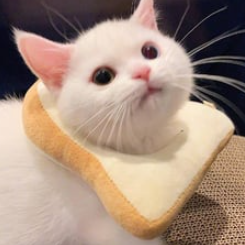
#> input picture data/ppp.png, 245 x 245 px
$ python apply_filters.py
#> lines starting #> are read from the running program, lines starting #| are printed output that depends on the picture; after the words box and inside, x2 and y2 are one past the last pixel; in counts of white or black regions, pixels touching at a corner belong together
### cv1/tools.py
import numpy as np
from cv1.shapes import Shape
from typing import Sequence


# [5 lines of commented-out code are left out]


def pad(src, pad_width, mode="constant", constant_values=0):
    """
    Rembourre une image.

    Args:
        src (numpy.ndarray): L'image source.
        pad_width (Sequence[Sequence[int]]): La largeur de remplissage.
        mode (str): Le mode de remplissage. Peut être 'constant' ou 'edge'.
        constant_values (int): La valeur constante à utiliser si mode='constant'.

    Returns:
        numpy.ndarray: L'image rembourrée.
    """
    if not isinstance(pad_width, Sequence):
        raise ValueError("pad_width should be an Sequence")

    if len(pad_width) != 2:
        raise ValueError("pad_width should be an Sequence of length 2")

    if mode not in ["constant", "edge"]:
        raise ValueError("mode should be 'constant' or 'edge'")

    if not isinstance(src, np.ndarray):
        raise ValueError("src should be a numpy array")

    if len(src.shape) != 2:
        raise ValueError("src should be a 2D array")

    padded_src = np.zeros(
        (
            src.shape[0] + pad_width[0][0] + pad_width[0][1],
            src.shape[1] + pad_width[1][0] + pad_width[1][1],
        )
    )

    if mode == "constant":
        padded_src[
            pad_width[0][0] : -pad_width[0][1], pad_width[1][0] : -pad_width[1][1]
        ] = src
        padded_src[: pad_width[0][0], :] = constant_values
        padded_src[-pad_width[0][1] :, :] = constant_values
        padded_src[:, : pad_width[1][0]] = constant_values
        padded_src[:, -pad_width[1][1] :] = constant_values

    elif mode == "edge":
        padded_src[
            pad_width[0][0] : -pad_width[0][1], pad_width[1][0] : -pad_width[1][1]
        ] = src
        padded_src[: pad_width[0][0], pad_width[1][0] : -pad_width[1][1]] = src[0]
        padded_src[-pad_width[0][1] :, pad_width[1][0] : -pad_width[1][1]] = src[-1]
        padded_src[pad_width[0][0] : -pad_width[0][1], : pad_width[1][0]] = src[
            :, 0
        ].reshape(-1, 1)
        padded_src[pad_width[0][0] : -pad_width[0][1], -pad_width[1][1] :] = src[
            :, -1
        ].reshape(-1, 1)
        padded_src[: pad_width[0][0], : pad_width[1][0]] = src[0, 0]
        padded_src[: pad_width[0][0], -pad_width[1][1] :] = src[0, -1]
        padded_src[-pad_width[0][1] :, : pad_width[1][0]] = src[-1, 0]
        padded_src[-pad_width[0][1] :, -pad_width[1][1] :] = src[-1, -1]

    return padded_src


def clip_array(array, min_value, max_value):
    """
    Coupe les valeurs entre min_value et max_value.

    Args:
        array (np.array): Le tableau.
        min_value (float): La valeur minimale.
        max_value (float): La valeur maximale.

    Returns:
        float: La valeur coupée.
    """
    for i in range(array.shape[0]):
        for j in range(array.shape[1]):
            if array[i, j] < min_value:
                array[i, j] = min_value
            elif array[i, j] > max_value:
                array[i, j] = max_value

    return array


def filter_2d(
    src, kernel, mode="edge", constant_values=0, clip=True, *, dtype=np.uint8
):
    """
    Applique un filtre 2D à l'image source.

    Args:
        src (numpy.ndarray): L'image source.
        kernel (numpy.ndarray): Le noyau du filtre.
        mode (str): Le mode de remplissage. Peut être 'constant' ou 'edge'.
        constant_values (int): La valeur constante à utiliser si mode='constant'.
        clip (bool): Si la sortie doit être coupée à [0, 255].
        dtype (type): Le type de données de l'image de sortie.

    Returns:
        numpy.ndarray: L'image filtrée.
    """
    if not isinstance(kernel, np.ndarray):
        raise ValueError("kernel should be a numpy array")

    if not isinstance(src, np.ndarray):
        raise ValueError("src should be a numpy array")

    if len(kernel.shape) != 2:
        raise ValueError("kernel should be a 2D array")

    if len(src.shape) != 2:
        raise ValueError("src should be a 2D array")

    rows, cols = src.shape
    k_rows, k_cols = kernel.shape

    # Calculate the padding needed to ensure the output size is the same as the input size
    pad_rows = k_rows // 2
    pad_cols = k_cols // 2

    # Pad the image
    padded_image = pad(
        src, ((pad_rows, pad_rows), (pad_cols, pad_cols)), mode, constant_values
    )

    # Initialize the output image
    output_image = np.zeros_like(src, dtype=np.float32)

    # Convolution operation
    for i in range(rows):
        for j in range(cols):
            output_image[i, j] = np.sum(
                padded_image[i : i + k_rows, j : j + k_cols] * kernel
            )

    if clip:
        output_image = clip_array(output_image, 0, 255)

    return output_image.astype(dtype)


# [165 lines left out: functions bgr2hsv, create_shape, bitwise_and, in_range, not called in this run]


def threshold(src: np.array, threshold_value: int, max_value: int):
    """
    Applique un seuillage à l'image source.

    Args:
        src (numpy.ndarray): L'image source.
        threshold_value (int): La valeur de seuil.
        max_value (int): La valeur maximale.

    Returns:
        numpy.ndarray: L'image seuillée.
    """
    if not isinstance(src, np.ndarray):
        raise ValueError("src should be a numpy array")

    if len(src.shape) != 2:
        raise ValueError("src should be a 2D array")

    dst = np.zeros_like(src, dtype=np.uint8)

    for i in range(src.shape[0]):
        for j in range(src.shape[1]):
            dst[i, j] = max_value if src[i, j] > threshold_value else 0

    return dst


# [51 lines left out: functions bitwise_not, add_weighted, not called in this run]

### cv1/filters.py
from typing import Sequence, Literal
from cv1 import tools
import numpy as np
from cv1.shapes import Shape


def mean(src, kernel_size: Sequence[int]):
    """
    Applique un filtre moyenne à l'image source.

    Args:
        src (numpy.ndarray): L'image source.
        kernel_size (Sequence[int]): La taille du noyau.

    Returns:
        numpy.ndarray: L'image filtrée.
    """
    if not isinstance(kernel_size, Sequence):
        raise ValueError("kernel_size devrait être une séquence")
    if len(kernel_size) != 2:
        raise ValueError("kernel_size devrait être une séquence de longueur 2")

    kernel = np.ones(kernel_size) / (kernel_size[0] * kernel_size[1])
    return tools.filter_2d(src, kernel)


def median(src, kernel_size: Sequence[int]):
    """
    Applique un filtre médian à l'image source.

    Args:
        src (numpy.ndarray): L'image source.
        kernel_size (Sequence[int]): La taille du noyau.

    Returns:
        numpy.ndarray: L'image filtrée.
    """
    if not isinstance(kernel_size, Sequence):
        raise ValueError("kernel_size devrait être une séquence")
    if len(kernel_size) != 2:
        raise ValueError("kernel_size devrait être une séquence de longueur 2")

    dst = np.zeros_like(src)
    pad_width = (
        (kernel_size[0] // 2, kernel_size[0] // 2),
        (kernel_size[1] // 2, kernel_size[1] // 2),
    )
    padded_src = tools.pad(src, pad_width, "edge")

    for i in range(src.shape[0]):
        for j in range(src.shape[1]):
            dst[i, j] = np.median(
                padded_src[i : i + kernel_size[0], j : j + kernel_size[1]]
            )

    return dst


def gaussian(src, kernel_size: Sequence[int], sigma: float):
    """
    Applique un filtre gaussien à l'image source.

    Args:
        src (numpy.ndarray): L'image source.
        kernel_size (Sequence[int]): La taille du noyau.
        sigma (float): L'écart-type de la distribution gaussienne.

    Returns:
        numpy.ndarray: L'image filtrée.
    """
    if not isinstance(kernel_size, Sequence):
        raise ValueError("kernel_size devrait être une séquence")
    if len(kernel_size) != 2:
        raise ValueError("kernel_size devrait être une séquence de longueur 2")
    if sigma <= 0:
        sigma = src.std()

    kernel = np.zeros(kernel_size)
    for i in range(kernel_size[0]):
        for j in range(kernel_size[1]):
            kernel[i, j] = np.exp(
                -((i - kernel_size[0] // 2) ** 2 + (j - kernel_size[1] // 2) ** 2)
                / (2 * sigma**2)
            )
    kernel /= np.sum(kernel)

    return tools.filter_2d(src, kernel)


def laplacian(src):
    """
    Applique un filtre laplacien à l'image source.

    Args:
        src (numpy.ndarray): L'image source.

    Returns:
        numpy.ndarray: L'image filtrée.
    """
    kernel = np.array([[0, -1, 0], [-1, 4, -1], [0, -1, 0]])
    return tools.filter_2d(src, kernel, clip=False)


def edge_detection(src):
    """
    Applique un filtre de détection de contours à l'image source.

    Args:
        src (numpy.ndarray): L'image source.

    Returns:
        numpy.ndarray: L'image filtrée.
    """
    kernel = np.array([[1, 0, -1], [0, 0, 0], [-1, 0, 1]])
    return tools.filter_2d(src, kernel)


def sharpen(src):
    """
    Applique un filtre de netteté à l'image source.

    Args:
        src (numpy.ndarray): L'image source.

    Returns:
        numpy.ndarray: L'image filtrée.
    """
    kernel = np.array([[-1, -1, -1], [-1, 9, -1], [-1, -1, -1]])
    sharpen_img = tools.filter_2d(src, kernel, mode="constant", constant_values=0)
    return sharpen_img


def emboss(src):
    """
    Applique un filtre en relief à l'image source.

    Args:
        src (numpy.ndarray): L'image source.

    Returns:
        numpy.ndarray: L'image filtrée.
    """
    emboss_kernel = np.array([[-2, -1, 0], [-1, 1, 1], [0, 1, 2]])

    emboss_img = tools.filter_2d(src, emboss_kernel, mode="edge")
    return emboss_img


def sobel(image, direction: Literal["x", "y", "xy"] = "xy"):
    """
    Applique un filtre de Sobel à l'image source.

    Args:
        image (numpy.ndarray): L'image source.
        direction (Literal["x", "y", "xy"]): La direction du filtre de Sobel.

    Returns:
        numpy.ndarray: L'image filtrée.
    """
    kernel_x = np.array([[-1, 0, 1], [-2, 0, 2], [-1, 0, 1]])
    kernel_y = np.array([[-1, -2, -1], [0, 0, 0], [1, 2, 1]])

    if direction == "x":
        sobel_kernel = kernel_x
    elif direction == "y":
        sobel_kernel = kernel_y
    elif direction == "xy":
        sobel_kernel = kernel_x + kernel_y
    else:
        raise ValueError("direction devrait être x, y ou xy")

    sobel_img = tools.filter_2d(image, sobel_kernel, mode="edge")

    return sobel_img


def erode(
    src, kernel_size: int, *, iterations: int = 1, kernel_shape: Shape = Shape.RECT
):
    """
    Applique une érosion à l'image source.

    Args:
        src (numpy.ndarray): L'image source.
        kernel_size (int): La taille du noyau.
        iterations (int): Le nombre d'itérations.
        kernel_shape (Shape): La forme du noyau.

    Returns:
        numpy.ndarray: L'image filtrée.
    """
    dst = np.zeros_like(src)
    pad_width = ((kernel_size - 1) // 2, kernel_size // 2), (
        (kernel_size - 1) // 2,
        kernel_size // 2,
    )
    temp_img = src.copy()

    for _ in range(iterations):
        padded_dst = tools.pad(temp_img, pad_width, mode="edge")
        for i in range(temp_img.shape[0]):
            for j in range(temp_img.shape[1]):
                match kernel_shape:
                    case Shape.RECT:
                        dst[i, j] = np.min(
                            padded_dst[i : i + kernel_size, j : j + kernel_size]
                        )
                    case Shape.CROSS:
                        dst[i, j] = np.min(
                            [
                                padded_dst[i : i + kernel_size, j + kernel_size // 2],
                                padded_dst[i + kernel_size // 2, j : j + kernel_size],
                            ]
                        )
                    case _:
                        raise ValueError("kernel_shape devrait être RECT ou CROSS")

        temp_img = dst

    return dst


def dilate(
    src, kernel_size: int, *, iterations: int = 1, kernel_shape: Shape = Shape.RECT
):
    """
    Applique une dilatation à l'image source.

    Args:
        src (numpy.ndarray): L'image source.
        kernel_size (int): La taille du noyau.
        iterations (int): Le nombre d'itérations.
        kernel_shape (Shape): La forme du noyau.

    Returns:
        numpy.ndarray: L'image filtrée.
    """
    dst = np.zeros_like(src)
    pad_width = ((kernel_size - 1) // 2, kernel_size // 2), (
        (kernel_size - 1) // 2,
        kernel_size // 2,
    )
    temp_img = src

    for _ in range(iterations):
        padded_dst = tools.pad(temp_img, pad_width, mode="edge")
        for i in range(temp_img.shape[0]):
            for j in range(temp_img.shape[1]):
                match kernel_shape:
                    case Shape.RECT:
                        dst[i, j] = np.max(
                            padded_dst[i : i + kernel_size, j : j + kernel_size]
                        )
                    case Shape.CROSS:
                        dst[i, j] = np.max(
                            [
                                padded_dst[i : i + kernel_size, j + kernel_size // 2],
                                padded_dst[i + kernel_size // 2, j : j + kernel_size],
                            ]
                        )
                    case _:
                        raise ValueError("kernel_shape devrait être RECT ou CROSS")

        temp_img = dst

    return dst


def opening(
    src, kernel_size: int, *, iterations: int = 1, kernel_shape: Shape = Shape.RECT
):
    """
    Applique une opération d'ouverture à l'image source.

    Args:
        src (numpy.ndarray): L'image source.
        kernel_size (int): La taille du noyau.
        iterations (int): Le nombre d'itérations.
        kernel_shape (Shape): La forme du noyau.

    Returns:
        numpy.ndarray: L'image filtrée.
    """
    return dilate(
        erode(src, kernel_size, iterations=iterations, kernel_shape=kernel_shape),
        kernel_size,
        iterations=iterations,
        kernel_shape=kernel_shape,
    )


def closing(
    src, kernel_size: int, *, iterations: int = 1, kernel_shape: Shape = Shape.RECT
):
    """
    Applique une opération de fermeture à l'image source.

    Args:
        src (numpy.ndarray): L'image source.
        kernel_size (int): La taille du noyau.
        iterations (int): Le nombre d'itérations.
        kernel_shape (Shape): La forme du noyau.

    Returns:
        numpy.ndarray: L'image filtrée.
    """
    return erode(
        dilate(src, kernel_size, iterations=iterations, kernel_shape=kernel_shape),
        kernel_size,
        iterations=iterations,
        kernel_shape=kernel_shape,
    )

### apply_filters.py
import cv2
import cv1.filters as filters
from cv1 import Shape, tools

image = cv2.imread("data/ppp.png", cv2.IMREAD_GRAYSCALE)
#> image: shape (245, 245); min 1, max 245, mean 145.8

if image is None:
    raise ValueError("Image not found")

mean = filters.mean(image, (7, 7))
#> in pad, `padded_src[: pad_width[0][0], : pad_width[1][0]] = src[0, 0]`: padded_src: shape (251, 251) float64; min 0, max 245, mean 143.6
#> in pad, `padded_src[: pad_width[0][0], -pad_width[1][1] :] = src[0, -1]`: padded_src: shape (251, 251) float64; min 0, max 245, mean 143.6
#> in pad, `padded_src[-pad_width[0][1] :, : pad_width[1][0]] = src[-1, 0]`: padded_src: shape (251, 251) float64; min 0, max 245, mean 143.7
#> in pad, `padded_src[-pad_width[0][1] :, -pad_width[1][1] :] = src[-1, -1]`: padded_src: shape (251, 251) float64; min 1, max 245, mean 143.7
median = filters.median(image, (7, 7))
gaussian = filters.gaussian(image, (7, 7), 1)
sharpen = filters.sharpen(image)
laplacian = filters.laplacian(image)
#> call 4 of filter_2d, with kernel = array of shape (3, 3), mode = 'edge', constant_values = 0, clip = False
#> in pad (call 5), `padded_src[pad_width[0][0] : -pad_width[0][1], -pad_width[1][1] :] = s..`:
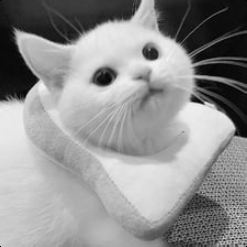
#> padded_src: shape (247, 247) float64; min 0, max 245, mean 145.1
#> in pad (call 5), `padded_src[: pad_width[0][0], : pad_width[1][0]] = src[0, 0]`: padded_src: shape (247, 247) float64; under 0.01% of pixels changed, all inside (x1, y1, x2, y2) = (0, 0, 1, 1)
#> in pad (call 5), `padded_src[: pad_width[0][0], -pad_width[1][1] :] = src[0, -1]`: padded_src: shape (247, 247) float64; min 0, max 245, mean 145.1
#> in pad (call 5), `padded_src[-pad_width[0][1] :, : pad_width[1][0]] = src[-1, 0]`: padded_src: shape (247, 247) float64; min 0, max 245, mean 145.1
#> in pad (call 5), `padded_src[-pad_width[0][1] :, -pad_width[1][1] :] = src[-1, -1]`: padded_src: shape (247, 247) float64; min 1, max 245, mean 145.1
#> in filter_2d (call 4), `return output_image.astype(dtype)`:
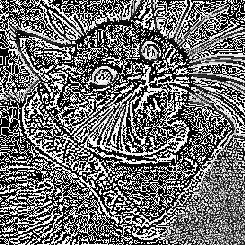
#> returned value: shape (245, 245); min 0, max 255, mean 111.3
emboss = filters.emboss(image)
sobel = filters.sobel(image)
#> after the loop in filter_2d (call 6), `for i in range(rows):`:
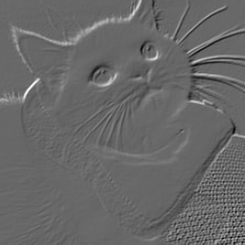
#> output_image: shape (245, 245) float32; min -698, max 1006, mean 1.1; drawn with min black and max white
edge_detection = filters.edge_detection(image)
#> after the loop in filter_2d (call 7), `for i in range(rows):`:
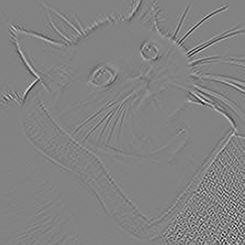
#> output_image: shape (245, 245) float32; min -208, max 198, mean 0; drawn with min black and max white
#> after the loop in clip_array (call 6), `for i in range(array.shape[0]):`:
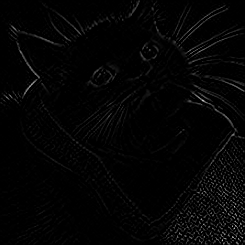
#> array: shape (245, 245) float32; min 0, max 198, mean 4.5

black_image = tools.threshold(image, 127, 255)
#> after the loop in threshold, `for i in range(src.shape[0]):`:
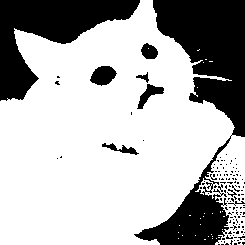
#> dst: shape (245, 245); 69.7% white; 139 black regions (130 under 20 px), largest, box (x1, y1, x2, y2) and area: (134, 0, 245, 245) 10720, (0, 0, 140, 101) 5917, (90, 66, 117, 86) 373
erode = filters.erode(black_image, 5, iterations=5, kernel_shape=Shape.CROSS)
#> after the loop in erode, `for _ in range(iterations):`: dst: shape (245, 245); 49.1% white; 3 white regions (1 under 20 px), largest, box (x1, y1, x2, y2) and area: (0, 11, 225, 245) 29417, (233, 146, 245, 158) 68
dilate = filters.dilate(black_image, 5, iterations=5, kernel_shape=Shape.CROSS)
#> after the loop in dilate, `for _ in range(iterations):`: dst: shape (245, 245); 85.4% white; 15 black regions (8 under 20 px), largest, box (x1, y1, x2, y2) and area: (163, 0, 245, 127) 4763, (0, 0, 130, 91) 3724, (161, 227, 174, 245) 84
opening = filters.opening(black_image, 5, iterations=5, kernel_shape=Shape.CROSS)
#> after the loop in dilate (call 2), `for _ in range(iterations):`: dst: shape (245, 245); 65.4% white; 13 black regions (7 under 20 px), largest, box (x1, y1, x2, y2) and area: (0, 0, 245, 245) 19527, (131, 72, 164, 115) 438, (90, 66, 117, 86) 374, (141, 43, 158, 63) 214, (102, 143, 139, 155) 171, (53, 76, 60, 85) 31
closing = filters.closing(black_image, 5, iterations=5, kernel_shape=Shape.CROSS)
#> call 3 of erode, with kernel_size = 5, iterations = 5
#> after the loop in erode (call 3), `for _ in range(iterations):`:
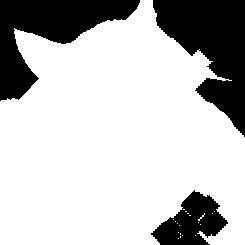
#> dst: shape (245, 245); 75% white; 3 black regions, box (x1, y1, x2, y2) and area: (153, 0, 245, 137) 6718, (0, 0, 140, 101) 5884, (151, 190, 228, 245) 2378

# show the results
cv2.imshow("original", image)
cv2.imshow("mean", mean)
cv2.imshow("median", median)
cv2.imshow("gaussian", gaussian)
cv2.imshow("sharpen", sharpen)
cv2.imshow("laplacian", laplacian)
cv2.imshow("emboss", emboss)
cv2.imshow("sobel", sobel)
cv2.imshow("erode", erode)
cv2.imshow("dilate", dilate)
cv2.imshow("opening", opening)
cv2.imshow("closing", closing)
cv2.imshow("edge_detection", edge_detection)

cv2.waitKey(0)
cv2.destroyAllWindows()
